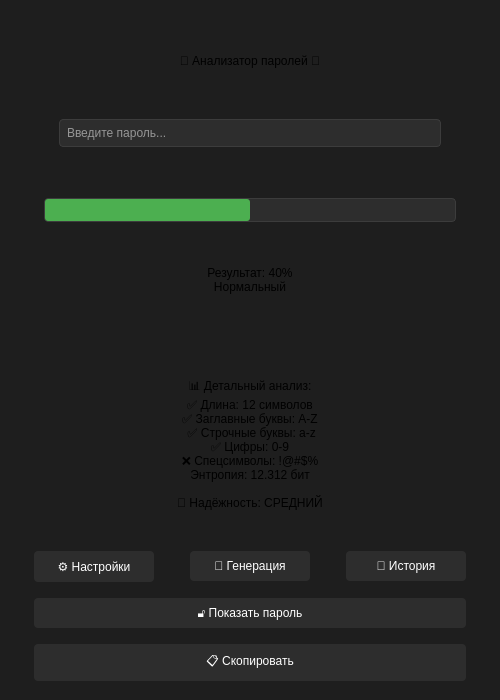
<?xml version="1.0" encoding="UTF-8"?>
<ui version="4.0">
 <class>MainWindow</class>
 <widget class="QMainWindow" name="MainWindow">
  <property name="geometry">
   <rect>
    <x>0</x>
    <y>0</y>
    <width>500</width>
    <height>700</height>
   </rect>
  </property>
  <property name="minimumSize">
   <size>
    <width>500</width>
    <height>700</height>
   </size>
  </property>
  <property name="windowTitle">
   <string>MainWindow</string>
  </property>
  <property name="styleSheet">
   <string notr="true">QMainWindow {
    background-color: #1e1e1e;
}

QLineEdit {
    background-color: #2d2d2d;
    color: #ffffff;
    border: 1px solid #3c3c3c;
    border-radius: 4px;
    padding: 5px;
}

QLineEdit:focus {
    border: 2px solid #094771;
}

QPushButton {
    background-color: #2d2d2d;
    color: #ffffff;
    border: none;
    border-radius: 4px;
    padding: 8px 16px;
}

QPushButton:hover {
    background-color: #3c3c3c;
}

QPushButton:pressed {
    background-color: #1e1e1e;
}

QPushButton:checked {
    background-color: #094771;
}

QProgressBar {
    border: 1px solid #3c3c3c;
    border-radius: 4px;
    background-color: #2d2d2d;
    color: #ffffff;
}

QProgressBar::chunk {
    background-color: #4caf50;
    border-radius: 3px;
}</string>
  </property>
  <widget class="QWidget" name="centralwidget">
   <layout class="QVBoxLayout" name="verticalLayout">
    <item>
     <spacer name="verticalSpacer">
      <property name="orientation">
       <enum>Qt::Orientation::Vertical</enum>
      </property>
      <property name="sizeType">
       <enum>QSizePolicy::Policy::Fixed</enum>
      </property>
      <property name="sizeHint" stdset="0">
       <size>
        <width>20</width>
        <height>30</height>
       </size>
      </property>
     </spacer>
    </item>
    <item>
     <widget class="QLabel" name="lbl_name_app">
      <property name="text">
       <string>🔐 Анализатор паролей 🔐</string>
      </property>
      <property name="alignment">
       <set>Qt::AlignmentFlag::AlignCenter</set>
      </property>
     </widget>
    </item>
    <item>
     <spacer name="verticalSpacer_2">
      <property name="orientation">
       <enum>Qt::Orientation::Vertical</enum>
      </property>
      <property name="sizeType">
       <enum>QSizePolicy::Policy::Fixed</enum>
      </property>
      <property name="sizeHint" stdset="0">
       <size>
        <width>20</width>
        <height>30</height>
       </size>
      </property>
     </spacer>
    </item>
    <item>
     <layout class="QGridLayout" name="gridLayout_2">
      <item row="0" column="0">
       <spacer name="horizontalSpacer">
        <property name="orientation">
         <enum>Qt::Orientation::Horizontal</enum>
        </property>
        <property name="sizeType">
         <enum>QSizePolicy::Policy::Fixed</enum>
        </property>
        <property name="sizeHint" stdset="0">
         <size>
          <width>50</width>
          <height>20</height>
         </size>
        </property>
       </spacer>
      </item>
      <item row="0" column="2">
       <spacer name="horizontalSpacer_2">
        <property name="orientation">
         <enum>Qt::Orientation::Horizontal</enum>
        </property>
        <property name="sizeType">
         <enum>QSizePolicy::Policy::Fixed</enum>
        </property>
        <property name="sizeHint" stdset="0">
         <size>
          <width>50</width>
          <height>20</height>
         </size>
        </property>
       </spacer>
      </item>
      <item row="0" column="1">
       <widget class="QLineEdit" name="le_password">
        <property name="placeholderText">
         <string>Введите пароль...</string>
        </property>
       </widget>
      </item>
     </layout>
    </item>
    <item>
     <spacer name="verticalSpacer_3">
      <property name="orientation">
       <enum>Qt::Orientation::Vertical</enum>
      </property>
      <property name="sizeType">
       <enum>QSizePolicy::Policy::Fixed</enum>
      </property>
      <property name="sizeHint" stdset="0">
       <size>
        <width>20</width>
        <height>45</height>
       </size>
      </property>
     </spacer>
    </item>
    <item>
     <layout class="QGridLayout" name="gridLayout_7">
      <item row="0" column="0">
       <spacer name="horizontalSpacer_11">
        <property name="orientation">
         <enum>Qt::Orientation::Horizontal</enum>
        </property>
        <property name="sizeType">
         <enum>QSizePolicy::Policy::Fixed</enum>
        </property>
        <property name="sizeHint" stdset="0">
         <size>
          <width>35</width>
          <height>20</height>
         </size>
        </property>
       </spacer>
      </item>
      <item row="0" column="2">
       <spacer name="horizontalSpacer_12">
        <property name="orientation">
         <enum>Qt::Orientation::Horizontal</enum>
        </property>
        <property name="sizeType">
         <enum>QSizePolicy::Policy::Fixed</enum>
        </property>
        <property name="sizeHint" stdset="0">
         <size>
          <width>35</width>
          <height>20</height>
         </size>
        </property>
       </spacer>
      </item>
      <item row="0" column="1">
       <widget class="QProgressBar" name="pb_bar">
        <property name="value">
         <number>50</number>
        </property>
        <property name="textVisible">
         <bool>false</bool>
        </property>
        <property name="format">
         <string/>
        </property>
       </widget>
      </item>
     </layout>
    </item>
    <item>
     <spacer name="verticalSpacer_4">
      <property name="orientation">
       <enum>Qt::Orientation::Vertical</enum>
      </property>
      <property name="sizeType">
       <enum>QSizePolicy::Policy::Fixed</enum>
      </property>
      <property name="sizeHint" stdset="0">
       <size>
        <width>20</width>
        <height>30</height>
       </size>
      </property>
     </spacer>
    </item>
    <item>
     <widget class="QLabel" name="lbl_result">
      <property name="text">
       <string>Результат: 40%
Нормальный</string>
      </property>
      <property name="alignment">
       <set>Qt::AlignmentFlag::AlignCenter</set>
      </property>
     </widget>
    </item>
    <item>
     <spacer name="verticalSpacer_5">
      <property name="orientation">
       <enum>Qt::Orientation::Vertical</enum>
      </property>
      <property name="sizeType">
       <enum>QSizePolicy::Policy::Fixed</enum>
      </property>
      <property name="sizeHint" stdset="0">
       <size>
        <width>20</width>
        <height>70</height>
       </size>
      </property>
     </spacer>
    </item>
    <item>
     <layout class="QGridLayout" name="gridLayout_3">
      <item row="0" column="2">
       <spacer name="horizontalSpacer_4">
        <property name="orientation">
         <enum>Qt::Orientation::Horizontal</enum>
        </property>
        <property name="sizeType">
         <enum>QSizePolicy::Policy::Fixed</enum>
        </property>
        <property name="sizeHint" stdset="0">
         <size>
          <width>35</width>
          <height>20</height>
         </size>
        </property>
       </spacer>
      </item>
      <item row="0" column="0">
       <spacer name="horizontalSpacer_3">
        <property name="orientation">
         <enum>Qt::Orientation::Horizontal</enum>
        </property>
        <property name="sizeType">
         <enum>QSizePolicy::Policy::Fixed</enum>
        </property>
        <property name="sizeHint" stdset="0">
         <size>
          <width>35</width>
          <height>20</height>
         </size>
        </property>
       </spacer>
      </item>
      <item row="0" column="1">
       <widget class="QLabel" name="lbl_full_result">
        <property name="text">
         <string>📊 Детальный анализ:
✅ Длина: 12 символов
✅ Заглавные буквы: A-Z
 ✅ Строчные буквы: a-z
✅ Цифры: 0-9
❌ Спецсимволы: !@#$%
Энтропия: 12.312 бит 

💪 Надёжность: СРЕДНИЙ</string>
        </property>
        <property name="alignment">
         <set>Qt::AlignmentFlag::AlignCenter</set>
        </property>
       </widget>
      </item>
     </layout>
    </item>
    <item>
     <spacer name="verticalSpacer_6">
      <property name="orientation">
       <enum>Qt::Orientation::Vertical</enum>
      </property>
      <property name="sizeType">
       <enum>QSizePolicy::Policy::Fixed</enum>
      </property>
      <property name="sizeHint" stdset="0">
       <size>
        <width>20</width>
        <height>35</height>
       </size>
      </property>
     </spacer>
    </item>
    <item>
     <layout class="QGridLayout" name="gridLayout_4">
      <item row="0" column="1">
       <layout class="QGridLayout" name="gridLayout_6">
        <item row="2" column="6">
         <widget class="QPushButton" name="btn_history">
          <property name="text">
           <string>📜 История</string>
          </property>
         </widget>
        </item>
        <item row="2" column="7">
         <spacer name="horizontalSpacer_6">
          <property name="orientation">
           <enum>Qt::Orientation::Horizontal</enum>
          </property>
          <property name="sizeType">
           <enum>QSizePolicy::Policy::Fixed</enum>
          </property>
          <property name="sizeHint" stdset="0">
           <size>
            <width>25</width>
            <height>20</height>
           </size>
          </property>
         </spacer>
        </item>
        <item row="2" column="4">
         <widget class="QPushButton" name="btn_generate">
          <property name="text">
           <string>🎲 Генерация</string>
          </property>
         </widget>
        </item>
        <item row="2" column="5">
         <spacer name="horizontalSpacer_8">
          <property name="orientation">
           <enum>Qt::Orientation::Horizontal</enum>
          </property>
          <property name="sizeType">
           <enum>QSizePolicy::Policy::Fixed</enum>
          </property>
          <property name="sizeHint" stdset="0">
           <size>
            <width>30</width>
            <height>20</height>
           </size>
          </property>
         </spacer>
        </item>
        <item row="2" column="3">
         <spacer name="horizontalSpacer_7">
          <property name="orientation">
           <enum>Qt::Orientation::Horizontal</enum>
          </property>
          <property name="sizeType">
           <enum>QSizePolicy::Policy::Fixed</enum>
          </property>
          <property name="sizeHint" stdset="0">
           <size>
            <width>30</width>
            <height>20</height>
           </size>
          </property>
         </spacer>
        </item>
        <item row="2" column="0">
         <spacer name="horizontalSpacer_5">
          <property name="orientation">
           <enum>Qt::Orientation::Horizontal</enum>
          </property>
          <property name="sizeType">
           <enum>QSizePolicy::Policy::Fixed</enum>
          </property>
          <property name="sizeHint" stdset="0">
           <size>
            <width>25</width>
            <height>20</height>
           </size>
          </property>
         </spacer>
        </item>
        <item row="2" column="2">
         <widget class="QPushButton" name="btn_setting">
          <property name="text">
           <string>⚙️ Настройки</string>
          </property>
         </widget>
        </item>
       </layout>
      </item>
     </layout>
    </item>
    <item>
     <spacer name="verticalSpacer_7">
      <property name="orientation">
       <enum>Qt::Orientation::Vertical</enum>
      </property>
      <property name="sizeType">
       <enum>QSizePolicy::Policy::Fixed</enum>
      </property>
      <property name="sizeHint" stdset="0">
       <size>
        <width>20</width>
        <height>10</height>
       </size>
      </property>
     </spacer>
    </item>
    <item>
     <layout class="QGridLayout" name="gridLayout_5">
      <item row="0" column="0">
       <spacer name="horizontalSpacer_9">
        <property name="orientation">
         <enum>Qt::Orientation::Horizontal</enum>
        </property>
        <property name="sizeType">
         <enum>QSizePolicy::Policy::Fixed</enum>
        </property>
        <property name="sizeHint" stdset="0">
         <size>
          <width>25</width>
          <height>20</height>
         </size>
        </property>
       </spacer>
      </item>
      <item row="0" column="2">
       <spacer name="horizontalSpacer_10">
        <property name="orientation">
         <enum>Qt::Orientation::Horizontal</enum>
        </property>
        <property name="sizeType">
         <enum>QSizePolicy::Policy::Fixed</enum>
        </property>
        <property name="sizeHint" stdset="0">
         <size>
          <width>25</width>
          <height>20</height>
         </size>
        </property>
       </spacer>
      </item>
      <item row="0" column="1">
       <widget class="QPushButton" name="btn_password">
        <property name="text">
         <string>🔓 Показать пароль</string>
        </property>
       </widget>
      </item>
     </layout>
    </item>
    <item>
     <spacer name="verticalSpacer_8">
      <property name="orientation">
       <enum>Qt::Orientation::Vertical</enum>
      </property>
      <property name="sizeType">
       <enum>QSizePolicy::Policy::Fixed</enum>
      </property>
      <property name="sizeHint" stdset="0">
       <size>
        <width>20</width>
        <height>10</height>
       </size>
      </property>
     </spacer>
    </item>
    <item>
     <layout class="QHBoxLayout" name="horizontalLayout">
      <item>
       <spacer name="horizontalSpacer_14">
        <property name="orientation">
         <enum>Qt::Orientation::Horizontal</enum>
        </property>
        <property name="sizeType">
         <enum>QSizePolicy::Policy::Fixed</enum>
        </property>
        <property name="sizeHint" stdset="0">
         <size>
          <width>25</width>
          <height>20</height>
         </size>
        </property>
       </spacer>
      </item>
      <item>
       <widget class="QPushButton" name="btn_copy">
        <property name="text">
         <string>📋 Скопировать</string>
        </property>
       </widget>
      </item>
      <item>
       <spacer name="horizontalSpacer_15">
        <property name="orientation">
         <enum>Qt::Orientation::Horizontal</enum>
        </property>
        <property name="sizeType">
         <enum>QSizePolicy::Policy::Fixed</enum>
        </property>
        <property name="sizeHint" stdset="0">
         <size>
          <width>25</width>
          <height>20</height>
         </size>
        </property>
       </spacer>
      </item>
     </layout>
    </item>
    <item>
     <spacer name="verticalSpacer_9">
      <property name="orientation">
       <enum>Qt::Orientation::Vertical</enum>
      </property>
      <property name="sizeType">
       <enum>QSizePolicy::Policy::Fixed</enum>
      </property>
      <property name="sizeHint" stdset="0">
       <size>
        <width>20</width>
        <height>10</height>
       </size>
      </property>
     </spacer>
    </item>
   </layout>
  </widget>
 </widget>
 <resources/>
 <connections/>
</ui>
